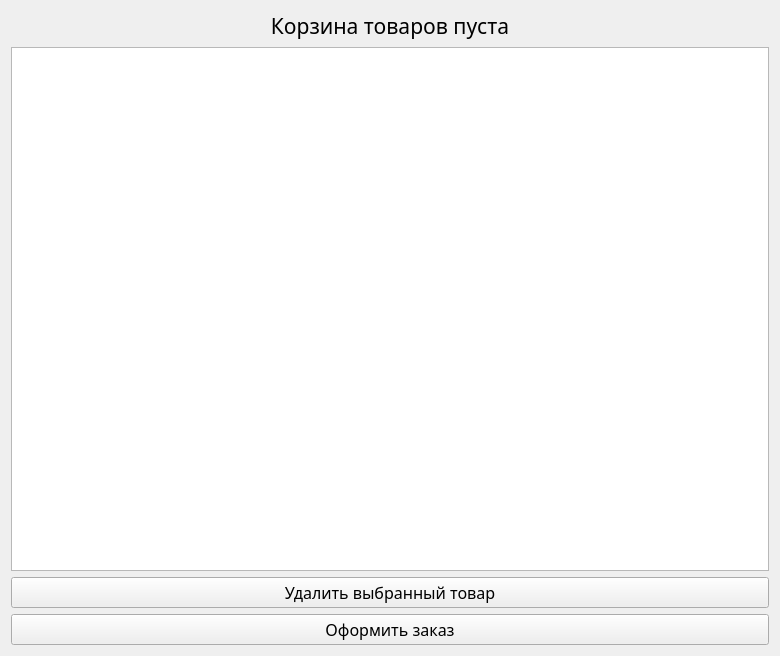
<?xml version="1.0" encoding="UTF-8"?>
<ui version="4.0">
 <class>Cart</class>
 <widget class="QWidget" name="Cart">
  <property name="geometry">
   <rect>
    <x>0</x>
    <y>0</y>
    <width>780</width>
    <height>656</height>
   </rect>
  </property>
  <property name="font">
   <font>
    <family>Franklin Gothic Book</family>
    <pointsize>16</pointsize>
   </font>
  </property>
  <property name="windowTitle">
   <string>Form</string>
  </property>
  <layout class="QGridLayout" name="gridLayout">
   <item row="0" column="0">
    <widget class="QLabel" name="label_cartIsEmpry">
     <property name="text">
      <string>Корзина товаров пуста</string>
     </property>
     <property name="alignment">
      <set>Qt::AlignCenter</set>
     </property>
    </widget>
   </item>
   <item row="1" column="0">
    <widget class="QTableWidget" name="tableWidget">
     <property name="textElideMode">
      <enum>Qt::ElideRight</enum>
     </property>
     <property name="showGrid">
      <bool>false</bool>
     </property>
     <attribute name="horizontalHeaderVisible">
      <bool>false</bool>
     </attribute>
     <attribute name="verticalHeaderVisible">
      <bool>false</bool>
     </attribute>
    </widget>
   </item>
   <item row="2" column="0">
    <widget class="QPushButton" name="pushButton_clearProduct">
     <property name="font">
      <font>
       <family>Franklin Gothic Book</family>
       <pointsize>12</pointsize>
      </font>
     </property>
     <property name="text">
      <string>Удалить выбранный товар</string>
     </property>
    </widget>
   </item>
   <item row="3" column="0">
    <widget class="QPushButton" name="pushButton_placeOrder">
     <property name="font">
      <font>
       <family>Franklin Gothic Book</family>
       <pointsize>12</pointsize>
      </font>
     </property>
     <property name="text">
      <string>Оформить заказ</string>
     </property>
    </widget>
   </item>
  </layout>
 </widget>
 <resources/>
 <connections/>
</ui>
